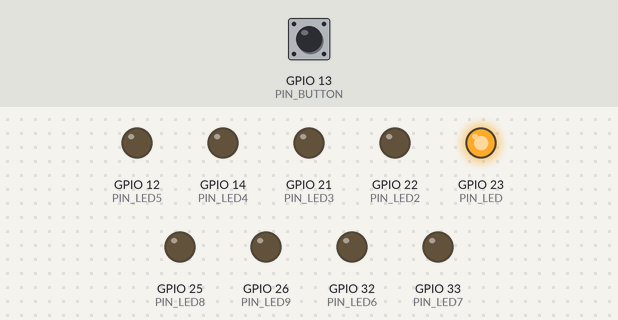
Recording of a sketch running on a simulated ESP32. On the bench: output pins drawn as LEDs (lit = HIGH). The test bench sets the inputs (shaded band); at power-on: GPIO 13 (PIN_BUTTON) HIGH.

Above: at 1.3 s.
1.4 s: GPIO 13 (PIN_BUTTON) pulled LOW for 1 s
At 3.7 s:
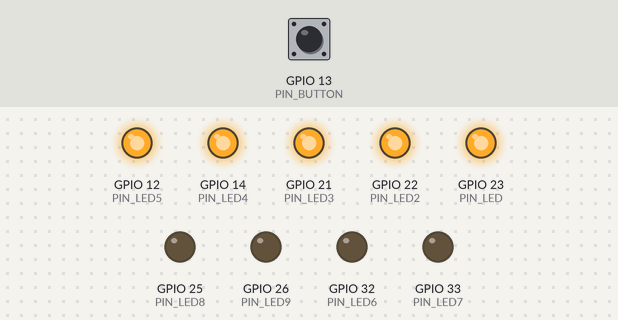
4.0 s: GPIO 13 (PIN_BUTTON) pulled LOW for 0.3 s
At 5.4 s:
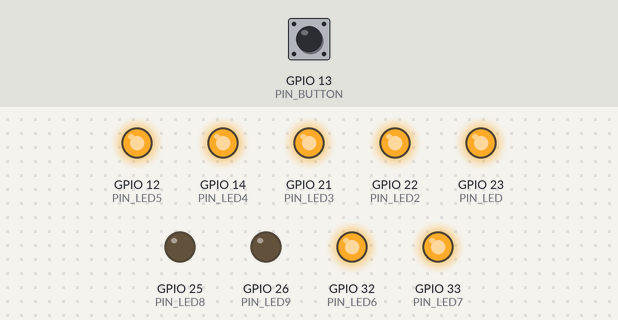
6.0 s: GPIO 13 (PIN_BUTTON) pulled LOW for 0.3 s
At 6.9 s:
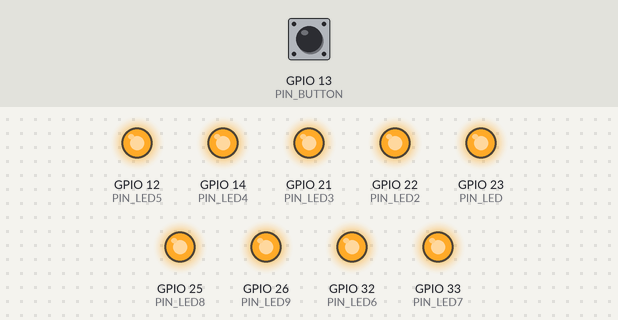
Timing chart, 0 to 9.0 s (numbered marks = the images above; inputs shaded):
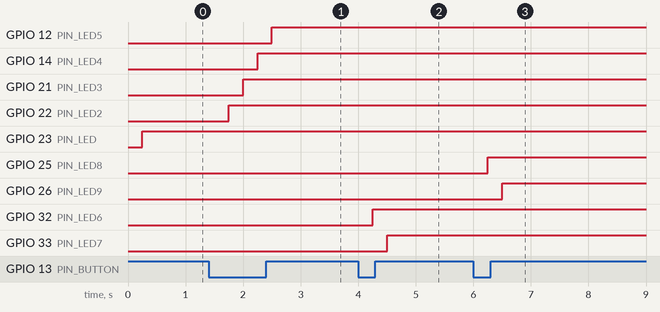

Measured:
- after the input at 1.4 s, GPIO 12 (PIN_LED5): LOW → HIGH after 1.1 s; GPIO 14 (PIN_LED4): LOW → HIGH after 0.85 s; GPIO 21 (PIN_LED3): LOW → HIGH after 0.60 s; GPIO 22 (PIN_LED2): LOW → HIGH after 0.35 s
- after the input at 4.0 s, GPIO 32 (PIN_LED6): LOW → HIGH after 0.25 s; GPIO 33 (PIN_LED7): LOW → HIGH after 0.50 s
- after the input at 6.0 s, GPIO 25 (PIN_LED8): LOW → HIGH after 0.25 s; GPIO 26 (PIN_LED9): LOW → HIGH after 0.50 s

The sketch:

ledtest.ino
```cpp
/**********************************************************************
  Filename    : ButtonAndLed
  Description : Control led by button.
  Auther      : www.freenove.com
  Modification: 2020/07/11
**********************************************************************/
#define PIN_LED    23
#define PIN_LED2    22
#define PIN_LED3  21
#define PIN_LED4  14
#define PIN_LED5  12
#define PIN_LED6  32
#define PIN_LED7  33
#define PIN_LED8  25
#define PIN_LED9  26

int count = 0;

#define PIN_BUTTON 13
// the setup function runs once when you press reset or power the board
void setup() {
  // initialize digital pin PIN_LED as an output.
  pinMode(PIN_LED, OUTPUT);
  pinMode(PIN_LED2, OUTPUT);
  pinMode(PIN_LED3, OUTPUT);
  pinMode(PIN_LED4, OUTPUT);
  pinMode(PIN_LED5, OUTPUT);
  pinMode(PIN_LED6, OUTPUT);
  pinMode(PIN_LED7, OUTPUT);
  pinMode(PIN_LED8, OUTPUT);
  pinMode(PIN_LED9, OUTPUT);
  pinMode(PIN_BUTTON, INPUT);
}

// the loop function runs over and over again forever
void loop() {
  if (digitalRead(PIN_BUTTON) == LOW) {
    count++;
  }else{
    //digitalWrite(PIN_LED,LOW);
  }
  delay(250);

  if (count == 0){
    digitalWrite(PIN_LED,HIGH);
    //digitalWrite(PIN_LED2,HIGH);
    //digitalWrite(PIN_LED3,HIGH);
    //digitalWrite(PIN_LED4,HIGH);
    //digitalWrite(PIN_LED5,HIGH);
    //digitalWrite(PIN_LED6,HIGH);
    //digitalWrite(PIN_LED7,HIGH);
    //digitalWrite(PIN_LED8,HIGH);
    //digitalWrite(PIN_LED9,HIGH);
  }
  else if (count == 1){
    digitalWrite(PIN_LED2,HIGH);
  }
  else if (count == 2){
    digitalWrite(PIN_LED3,HIGH);
  }
  else if (count == 3){
    digitalWrite(PIN_LED4,HIGH);
  }
  else if (count == 4){
    digitalWrite(PIN_LED5,HIGH);
  }
  else if (count == 5){
    digitalWrite(PIN_LED6,HIGH);
  }
  else if (count == 6){
    digitalWrite(PIN_LED7,HIGH);
  }
  else if (count == 7){
    digitalWrite(PIN_LED8,HIGH);
  }
  else if (count == 8){
    digitalWrite(PIN_LED9,HIGH);
  }
}
```
